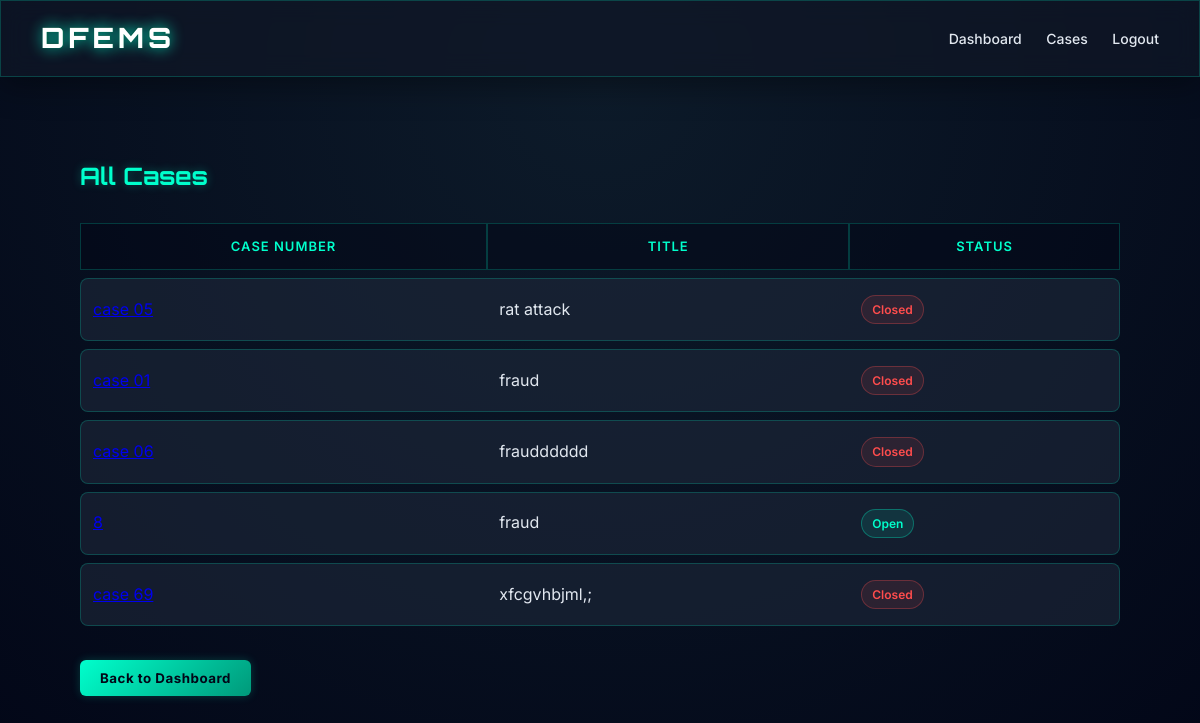
The app's page /cases (signed in) with its own data.
### models/case_model.py (models this page shows)
class Case(db.Model):
    __tablename__ = "cases"
    id = db.Column(db.Integer, primary_key=True)
    case_number = db.Column(db.String(50), unique=True, nullable=False)
    title = db.Column(db.String(200), nullable=False)
    description = db.Column(db.Text, nullable=False)
    created_by = db.Column(db.Integer, nullable=False)
    created_at = db.Column(db.DateTime, default=datetime.utcnow)
    status = db.Column(db.String(20), default="Open")

### routes/case_routes.py (the view)
@case_bp.route("/cases")
@login_required
def view_cases():
    cases = Case.query.all()
    return render_template("cases.html", cases=cases)

### models/user_model.py (called while the page is built)
@login_manager.user_loader
def load_user(user_id):
    return User.query.get(int(user_id))

### templates/cases.html (shortened to what this page needs)
{% extends "base.html" %}
{% block content %}
<div class="container">
    <h2>All Cases</h2>
    <table class="styled-table">
        <tr>
            <th>Case Number</th>
            <th>Title</th>
            <th>Status</th>
        </tr>
        {% for case in cases %}
        <tr>
            <td>
                <a href="/case/{{ case.id }}">
                </a>
            </td>
            <td>{{ case.title }}</td>
            <td>
                {% if case.status == "Open" %}
                    <span class="status-open">Open</span>
                {% else %}
                    <span class="status-closed">Closed</span>
                {% endif %}
            </td>
        </tr>
        {% endfor %}
    </table>
    <br>
    <a href="/dashboard">
        <button>Back to Dashboard</button>
    </a>
</div>
{% endblock %}

### templates/base.html (shortened to what this page needs)
<!DOCTYPE html>
<html lang="en">
<head>
    <link rel="stylesheet" href="{{ url_for('static', filename='css/style.css') }}">
</head>
<body>
    <div class="navbar glass-effect">
        <div class="logo-3d-wrapper">
            <a href="/" class="logo logo-3d" aria-label="Home">
                <span data-text="D">D</span><span data-text="F">F</span><span data-text="E">E</span><span
                    data-text="M">M</span><span data-text="S">S</span>
            </a>
        </div>
        <div class="nav-links">
            {% if current_user.is_authenticated %}
            <a href="/dashboard">Dashboard</a>
            <a href="/cases">Cases</a>
            <a href="/logout">Logout</a>
            {% else %}
            <a href="/login">Login</a>
            <a href="/register">Register</a>
            {% endif %}
        </div>
    </div>
    <div class="container">
        {% block content %}{% endblock %}
    </div>
</body>
</html>

### static/css/style.css (style rules this page uses)
:root { --primary: #00ffcc; --primary-hover: #00ccaa; --bg-dark: #020617; --bg-card: rgba(17, 24, 39, 0.7); --border-color: rgba(0, 255, 204, 0.2); --text-main: #e2e8f0; --text-muted: #94a3b8; --accent: #3b82f6; }
body { margin: 0; min-height: 100vh; background: radial-gradient(circle at 50% 10%, #0d1b2a 0%, var(--bg-dark) 100%); background-attachment: fixed; color: var(--text-main); font-family: 'Inter', sans-serif; line-height: 1.6; }
h1, h2, h3, h4, h5, h6 { font-family: 'Orbitron', sans-serif; color: var(--primary); text-shadow: 0 0 10px rgba(0, 255, 204, 0.3); margin-top: 0; }
.glass-effect { background: var(--bg-card); backdrop-filter: blur(12px); -webkit-backdrop-filter: blur(12px); border: 1px solid var(--border-color); box-shadow: 0 8px 32px 0 rgba(0, 0, 0, 0.37); }
.navbar { display: flex; justify-content: space-between; align-items: center; padding: 15px 40px; position: sticky; top: 0; z-index: 1000; border-bottom: 1px solid var(--border-color); }
.logo-3d-wrapper { perspective: 800px; }
.logo-3d { text-decoration: none; display: flex; gap: 4px; transform-style: preserve-3d; }
.logo-3d span { font-family: 'Orbitron', sans-serif; font-size: 28px; font-weight: 800; color: #ffffff; display: inline-block; position: relative; transform-style: preserve-3d; animation: flipBounce 4s infinite ease-in-out alternate; }
.logo-3d span::before { content: attr(data-text); position: absolute; top: 0; left: 0; transform: translateZ(-5px); color: #008866; text-shadow: none; z-index: -1; }
.logo-3d span::after { content: attr(data-text); position: absolute; top: 0; left: 0; transform: translateZ(-10px); color: #004433; text-shadow: 0 0 15px var(--primary); z-index: -2; }
.logo-3d span:nth-child(1) { animation-delay: 0.1s; }
.logo-3d span:nth-child(2) { animation-delay: 0.2s; }
.logo-3d span:nth-child(3) { animation-delay: 0.3s; }
.logo-3d span:nth-child(4) { animation-delay: 0.4s; }
.logo-3d span:nth-child(5) { animation-delay: 0.5s; }
.nav-links a { color: var(--text-main); margin-left: 20px; text-decoration: none; font-size: 14px; font-weight: 500; position: relative; transition: color 0.3s ease; }
.nav-links a::after { content: ''; position: absolute; width: 0; height: 2px; bottom: -4px; left: 0; background-color: var(--primary); transition: width 0.3s ease; box-shadow: 0 0 8px var(--primary); }
.container { padding: 40px; max-width: 1200px; margin: 0 auto; }
button, .btn { background: linear-gradient(135deg, var(--primary), #00997a); color: var(--bg-dark); padding: 10px 20px; border: none; cursor: pointer; border-radius: 6px; font-weight: 700; font-family: 'Inter', sans-serif; letter-spacing: 0.5px; transition: all 0.3s ease; text-decoration: none; display: inline-block; box-shadow: 0 0 10px rgba(0, 255, 204, 0.2); }
table, .styled-table { width: 100%; border-collapse: separate; border-spacing: 0 8px; margin-top: 20px; }
table th, .styled-table th { background: rgba(2, 6, 23, 0.5); color: var(--primary); padding: 12px; font-weight: 600; text-transform: uppercase; font-size: 13px; letter-spacing: 1px; border: 1px solid var(--border-color); }
table td, .styled-table td { padding: 16px 12px; background: rgba(30, 41, 59, 0.6); color: var(--text-main); border: 1px solid var(--border-color); border-left: none; border-right: none; }
table tr td:first-child, .styled-table tr td:first-child { border-left: 1px solid var(--border-color); border-top-left-radius: 8px; border-bottom-left-radius: 8px; }
table tr td:last-child, .styled-table tr td:last-child { border-right: 1px solid var(--border-color); border-top-right-radius: 8px; border-bottom-right-radius: 8px; }
table tr, .styled-table tr { transition: transform 0.2s ease, box-shadow 0.2s ease; }
.status-open { color: var(--primary); background: rgba(0, 255, 204, 0.1); padding: 4px 10px; border-radius: 20px; border: 1px solid rgba(0, 255, 204, 0.3); font-size: 12px; font-weight: 600; display: inline-block; }
.status-closed { color: #ff4d4d; background: rgba(255, 77, 77, 0.1); padding: 4px 10px; border-radius: 20px; border: 1px solid rgba(255, 77, 77, 0.3); font-size: 12px; font-weight: 600; display: inline-block; }

### records on screen
Case: title "rat attack", status "Closed"
Case: title "fraud", status "Closed"
Case: title "fraudddddd", status "Closed"
Case: title "fraud", status "Open"
Case: title "xfcgvhbjml,;", status "Closed"
